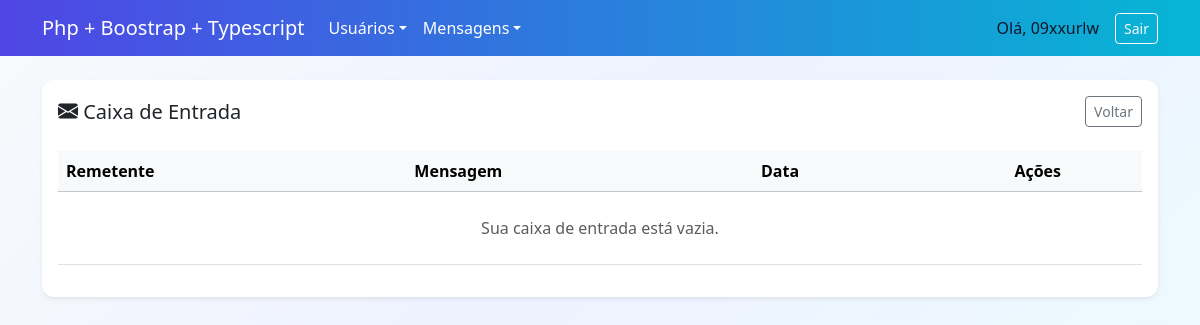
The page /public/usuarios/telas/list_mensagens.php (signed in) on the database as committed earlier.
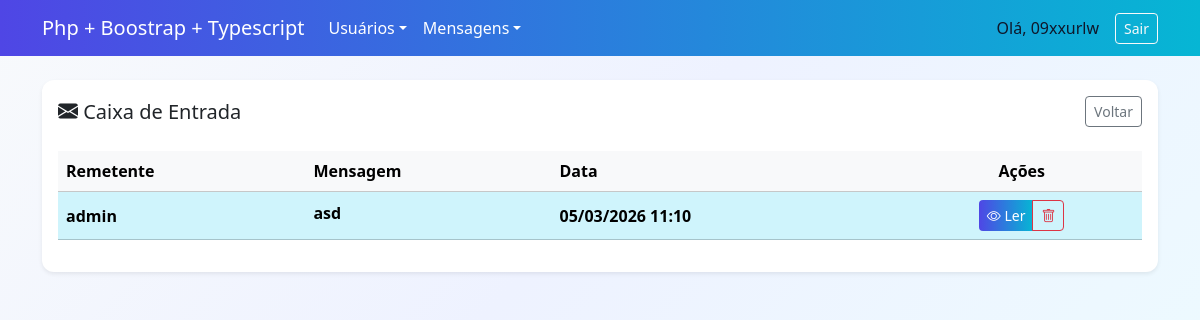
The same page on the database as committed later.
### tables this page shows
CREATE TABLE `mensagens` (
  `id` int(11) NOT NULL,
  `id_remetente` int(11) NOT NULL,
  `id_destinatario` int(11) NOT NULL,
  `texto` text NOT NULL,
  `data_envio` datetime NOT NULL,
  `lida` tinyint(1) DEFAULT 0
);

CREATE TABLE `usuarios` (
  `id` int(11) NOT NULL,
  `nome` varchar(100) NOT NULL,
  `email` varchar(120) NOT NULL,
  `senha` varchar(255) NOT NULL,
  `nivel_acesso` tinyint(1) NOT NULL DEFAULT 0 COMMENT '0 = padrão, 1 = admin',
  `criado_em` datetime DEFAULT current_timestamp(),
  `atualizado_em` datetime DEFAULT current_timestamp() ON UPDATE current_timestamp(),
  `ultimo_login` datetime DEFAULT NULL,
  `ativo` tinyint(1) DEFAULT 1 COMMENT '1 = ativo, 0 = inativo/bloqueado'
);

### public/mensagens/logica/busca_mensagens.php (called while the page is built)
<?php
$id_logado = $_SESSION['usuario_id'] ?? 0;
try {
    $sql = "SELECT m.*, u.nome AS remetente_nome
            FROM mensagens m
            JOIN usuarios u ON m.id_remetente = u.id
            WHERE m.id_destinatario = :id_logado
            ORDER BY m.data_envio DESC";
    $stmt = $pdo->prepare($sql);
    $stmt->execute([':id_logado' => $id_logado]);
    $mensagens = $stmt->fetchAll();
} catch (PDOException $e) {
    $mensagens = [];
}

### public/usuarios/telas/list_mensagens.php (the view, shortened to what this page needs)
<?php
require_once '../../cabecalhos/cabecalho_logado.php';
require_once PATH_RAIZ . '/public/mensagens/logica/busca_mensagens.php';
?>
<?php require_once '../../menus/menu_logado.php'; ?>
<div class="container py-4">
    <div class="card shadow-sm">
        <div class="card-body">
            <div class="d-flex justify-content-between align-items-center mb-4">
                <h2 class="h5 mb-0"><i class="bi bi-envelope-fill"></i> Caixa de Entrada</h2>
                <a href="<?= BASE_URL ?>/home.php" class="btn btn-outline-secondary btn-sm">Voltar</a>
            </div>
            <div class="table-responsive">
                <table class="table table-hover align-middle">
                    <thead class="table-light">
                        <tr>
                            <th>Remetente</th>
                            <th>Mensagem</th>
                            <th>Data</th>
                            <th class="text-center">Ações</th>
                        </tr>
                    </thead>
                    <tbody>
                        <?php foreach ($mensagens as $m): ?>
                            <tr class="<?= $m['lida'] ? '' : 'table-info fw-bold' ?>">
                                <td><?= htmlspecialchars($m['remetente_nome']) ?></td>
                                <td>
                                    <span class="text-truncate d-inline-block" style="max-width: 300px;">
                                        <?= htmlspecialchars($m['texto']) ?>
                                    </span>
                                </td>
                                <td><?= date('d/m/Y H:i', strtotime($m['data_envio'])) ?></td>
                                <td class="text-center">
                                    <div class="btn-group">
                                        <button class="btn btn-sm btn-primary btn-ler"
                                                data-id="<?= $m['id'] ?>"
                                                data-texto="<?= htmlspecialchars($m['texto']) ?>"
                                                data-nome="<?= htmlspecialchars($m['remetente_nome']) ?>">
                                            <i class="bi bi-eye"></i> Ler
                                        </button>
                                        <button class="btn btn-sm btn-outline-danger btn-excluir-msg" data-id="<?= $m['id'] ?>">
                                            <i class="bi bi-trash"></i>
                                        </button>
                                    </div>
                                </td>
                            </tr>
                        <?php endforeach; ?>
                        <?php if (empty($mensagens)): ?>
                            <tr>
                                <td colspan="4" class="text-center py-4 text-muted">Sua caixa de entrada está vazia.</td>
                            </tr>
                        <?php endif; ?>
                    </tbody>
                </table>
            </div>
        </div>
    </div>
</div>
</body>
</html>

Rows that differ between the two databases and show on the page:
added mensagens: id_remetente.nome "admin", texto "asd", data_envio "05/03/2026 11:10"
Other text that changed with them:
text no longer shown: "Sua caixa de entrada está vazia."
